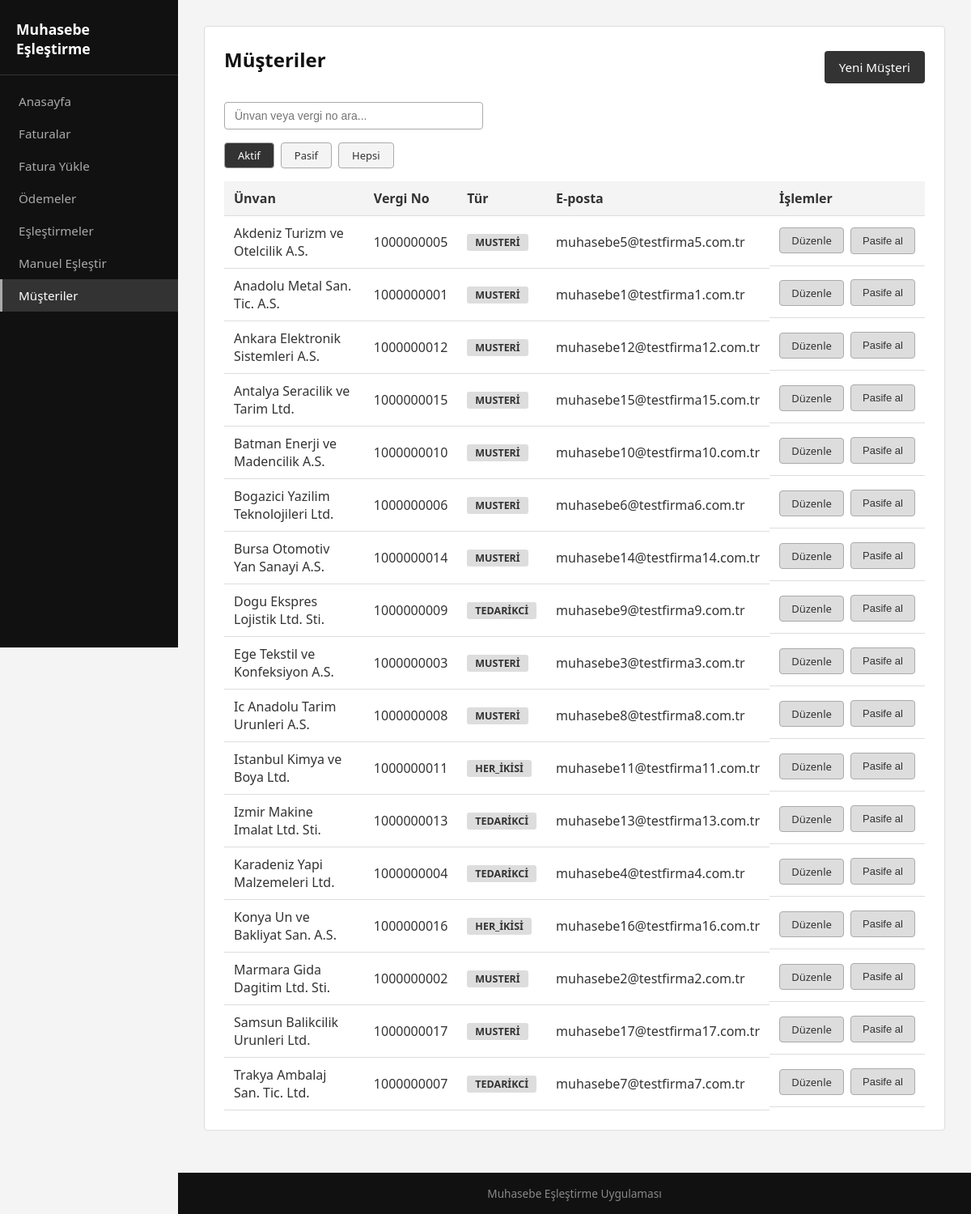
Page /musteriler/ on the committed database.
### models/musteri.py (models this page shows, shortened)
class Musteri(db.Model):
    __tablename__ = "musteriler"
    id = db.Column(db.Integer, primary_key=True)
    unvan = db.Column(db.String(200), nullable=False)
    vergi_no = db.Column(db.String(20), unique=True, nullable=False)
    vergi_dairesi = db.Column(db.String(100))
    tur = db.Column(db.String(20), default="musteri")  # musteri, tedarikci, her_ikisi
    iban = db.Column(db.String(50))
    email = db.Column(db.String(120))
    telefon = db.Column(db.String(30))
    adres = db.Column(db.Text)
    aktif = db.Column(db.Boolean, default=True)
    created_at = db.Column(db.DateTime, default=datetime.utcnow)
    faturalar = db.relationship("Fatura", backref="musteri", lazy=True)
    odemeler = db.relationship("Odeme", backref="musteri", lazy=True)

### routes/musteri_routes.py (the view)
@musteri_bp.route("/")
def liste():
    q = request.args.get("q", "").strip()
    filtre = request.args.get("filtre", "aktif")
    sorgu = Musteri.query
    if filtre == "pasif":
        sorgu = sorgu.filter_by(aktif=False)
    elif filtre == "hepsi":
        pass
    else:
        filtre = "aktif"
        sorgu = sorgu.filter_by(aktif=True)
    if q:
        arama = f"%{q}%"
        sorgu = sorgu.filter(db.or_(Musteri.unvan.ilike(arama), Musteri.vergi_no.ilike(arama)))
    musteriler = sorgu.order_by(Musteri.aktif.desc(), Musteri.unvan).all()
    return render_template("musteriler/liste.html", musteriler=musteriler, q=q, filtre=filtre)

### templates/musteriler/liste.html (shortened to what this page needs)
{% extends "base.html" %}
{% block content %}
<section class="card">
    <div class="card-header">
        <h1>Müşteriler</h1>
        <a href="{{ url_for('musteri.yeni') }}" class="btn">Yeni Müşteri</a>
    </div>
    <div style="display: flex; gap: 8px; margin-bottom: 16px; align-items: center;">
        <input  id="arama-input"
                type="text"
                placeholder="Ünvan veya vergi no ara..."
                autocomplete="off"
                style="padding: 8px 12px; border: 1px solid #aaa;
                       border-radius: 4px; font-size: 14px;
                       width: 320px; color: #333; background: #fff;"
                oninput="aramaYap(this.value)">
    </div>
    <div style="display: flex; gap: 8px; margin-bottom: 16px;">
        <a href="{{ url_for('musteri.liste', filtre='aktif') }}"
           style="padding: 6px 16px; border-radius: 4px; font-size: 13px;
                  text-decoration: none; border: 1px solid #aaa;
                  background-color: {{ '#333' if filtre == 'aktif' else '#f4f4f4' }};
                  color: {{ '#fff' if filtre == 'aktif' else '#333' }};">
            Aktif
        </a>
        <a href="{{ url_for('musteri.liste', filtre='pasif') }}"
           style="padding: 6px 16px; border-radius: 4px; font-size: 13px;
                  text-decoration: none; border: 1px solid #aaa;
                  background-color: {{ '#333' if filtre == 'pasif' else '#f4f4f4' }};
                  color: {{ '#fff' if filtre == 'pasif' else '#333' }};">
            Pasif
        </a>
        <a href="{{ url_for('musteri.liste', filtre='hepsi') }}"
           style="padding: 6px 16px; border-radius: 4px; font-size: 13px;
                  text-decoration: none; border: 1px solid #aaa;
                  background-color: {{ '#333' if filtre == 'hepsi' else '#f4f4f4' }};
                  color: {{ '#fff' if filtre == 'hepsi' else '#333' }};">
            Hepsi
        </a>
    </div>
    <table class="data-table">
        <thead>
            <tr>
                <th>Ünvan</th>
                <th>Vergi No</th>
                <th>Tür</th>
                <th>E-posta</th>
                <th>İşlemler</th>
            </tr>
        </thead>
        <tbody id="musteri-tbody">
            {% for musteri in musteriler %}
            <tr data-id="{{ musteri.id }}" class="{{ 'satir-pasif' if not musteri.aktif }}">
                <td>{{ musteri.unvan }}</td>
                <td>{{ musteri.vergi_no }}</td>
                <td><span class="tag">{{ musteri.tur }}</span></td>
                <td>{{ musteri.email or "-" }}</td>
                <td class="islem-hucresi">
                    <div style="display: flex; gap: 8px; align-items: center;">
                        <a href="{{ url_for('musteri.duzenle', musteri_id=musteri.id) }}"
                           style="display: inline-block;
                                  width: 80px;
                                  padding: 6px 0;
                                  text-align: center;
                                  background-color: #ddd;
                                  color: #333;
                                  border: 1px solid #aaa;
                                  border-radius: 4px;
                                  font-size: 13px;
                                  text-decoration: none;">
                            Düzenle
                        </a>
                        {% if musteri.aktif %}
                        <form method="post" action="{{ url_for('musteri.sil', musteri_id=musteri.id) }}" style="margin: 0;">
                            <button type="submit"
                                    style="display: inline-block;
                                           width: 80px;
                                           margin: 4px 0;
                                           padding: 8px 0;
                                           text-align: center;
                                           background-color: #ddd;
                                           color: #333;
                                           border: 1px solid #aaa;
                                           border-radius: 4px;
                                           font-size: 13px;
                                           cursor: pointer;">
                                Pasife al
                            </button>
                        </form>
                        {% endif %}
                    </div>
                </td>
            </tr>
            {% else %}
            <tr><td colspan="5" class="empty-note">Kayıtlı müşteri bulunamadı.</td></tr>
            {% endfor %}
        </tbody>
    </table>
</section>
{% endblock %}

### static/css/main.css (style rules this page uses)
* { box-sizing: border-box; }
html, body { margin: 0; min-height: 100%; }
body { font-family: system-ui, sans-serif; background-color: #f4f4f4; color: #111; }
a { color: #333; }
.card { background-color: #fff; border: 1px solid #ddd; border-radius: 4px; padding: 24px; margin-bottom: 20px; }
.card-header { display: flex; justify-content: space-between; align-items: center; margin-bottom: 16px; flex-wrap: wrap; gap: 12px; }
h1 { color: #111; font-size: 1.5rem; margin-top: 0; }
.btn { display: inline-block; background-color: #333; color: #fff; border: none; padding: 10px 18px; border-radius: 4px; text-decoration: none; font-size: 0.95rem; cursor: pointer; font-family: inherit; }
.data-table { width: 100%; border-collapse: collapse; }
.data-table th, .data-table td { text-align: left; padding: 10px 12px; border-bottom: 1px solid #ddd; }
.data-table th { background-color: #f4f4f4; color: #333; font-weight: 600; }
.data-table td { color: #333; }
.tag { display: inline-block; padding: 2px 10px; border-radius: 3px; font-size: 0.78rem; font-weight: 600; text-transform: uppercase; background-color: #ddd; color: #333; }
form { display: flex; flex-direction: column; max-width: 480px; }
form button { margin-top: 20px; align-self: flex-start; }
.islem-hucresi { display: flex; gap: 8px; align-items: center; }

### rows in the picture
Musteri: unvan "Akdeniz Turizm ve Otelcilik A.S.", vergi_no "1000000005", tur "MUSTERI", email "muhasebe5@testfirma5.com.tr"
Musteri: unvan "Anadolu Metal San. Tic. A.S.", vergi_no "1000000001", tur "MUSTERI", email "muhasebe1@testfirma1.com.tr"
Musteri: unvan "Ankara Elektronik Sistemleri A.S.", vergi_no "1000000012", tur "MUSTERI", email "muhasebe12@testfirma12.com.tr"
Musteri: unvan "Antalya Seracilik ve Tarim Ltd.", vergi_no "1000000015", tur "MUSTERI", email "muhasebe15@testfirma15.com.tr"
Musteri: unvan "Batman Enerji ve Madencilik A.S.", vergi_no "1000000010", tur "MUSTERI", email "muhasebe10@testfirma10.com.tr"
Musteri: unvan "Bogazici Yazilim Teknolojileri Ltd.", vergi_no "1000000006", tur "MUSTERI", email "muhasebe6@testfirma6.com.tr"
Musteri: unvan "Bursa Otomotiv Yan Sanayi A.S.", vergi_no "1000000014", tur "MUSTERI", email "muhasebe14@testfirma14.com.tr"
Musteri: unvan "Dogu Ekspres Lojistik Ltd. Sti.", vergi_no "1000000009", tur "TEDARIKCI", email "muhasebe9@testfirma9.com.tr"
Musteri: unvan "Ege Tekstil ve Konfeksiyon A.S.", vergi_no "1000000003", tur "MUSTERI", email "muhasebe3@testfirma3.com.tr"
Musteri: unvan "Ic Anadolu Tarim Urunleri A.S.", vergi_no "1000000008", tur "MUSTERI", email "muhasebe8@testfirma8.com.tr"
Musteri: unvan "Istanbul Kimya ve Boya Ltd.", vergi_no "1000000011", tur "HER_IKISI", email "muhasebe11@testfirma11.com.tr"
Musteri: unvan "Izmir Makine Imalat Ltd. Sti.", vergi_no "1000000013", tur "TEDARIKCI", email "muhasebe13@testfirma13.com.tr"
Musteri: unvan "Karadeniz Yapi Malzemeleri Ltd.", vergi_no "1000000004", tur "TEDARIKCI", email "muhasebe4@testfirma4.com.tr"
Musteri: unvan "Konya Un ve Bakliyat San. A.S.", vergi_no "1000000016", tur "HER_IKISI", email "muhasebe16@testfirma16.com.tr"
Musteri: unvan "Marmara Gida Dagitim Ltd. Sti.", vergi_no "1000000002", tur "MUSTERI", email "muhasebe2@testfirma2.com.tr"
Musteri: unvan "Samsun Balikcilik Urunleri Ltd.", vergi_no "1000000017", tur "MUSTERI", email "muhasebe17@testfirma17.com.tr"
Musteri: unvan "Trakya Ambalaj San. Tic. Ltd.", vergi_no "1000000007", tur "TEDARIKCI", email "muhasebe7@testfirma7.com.tr"
